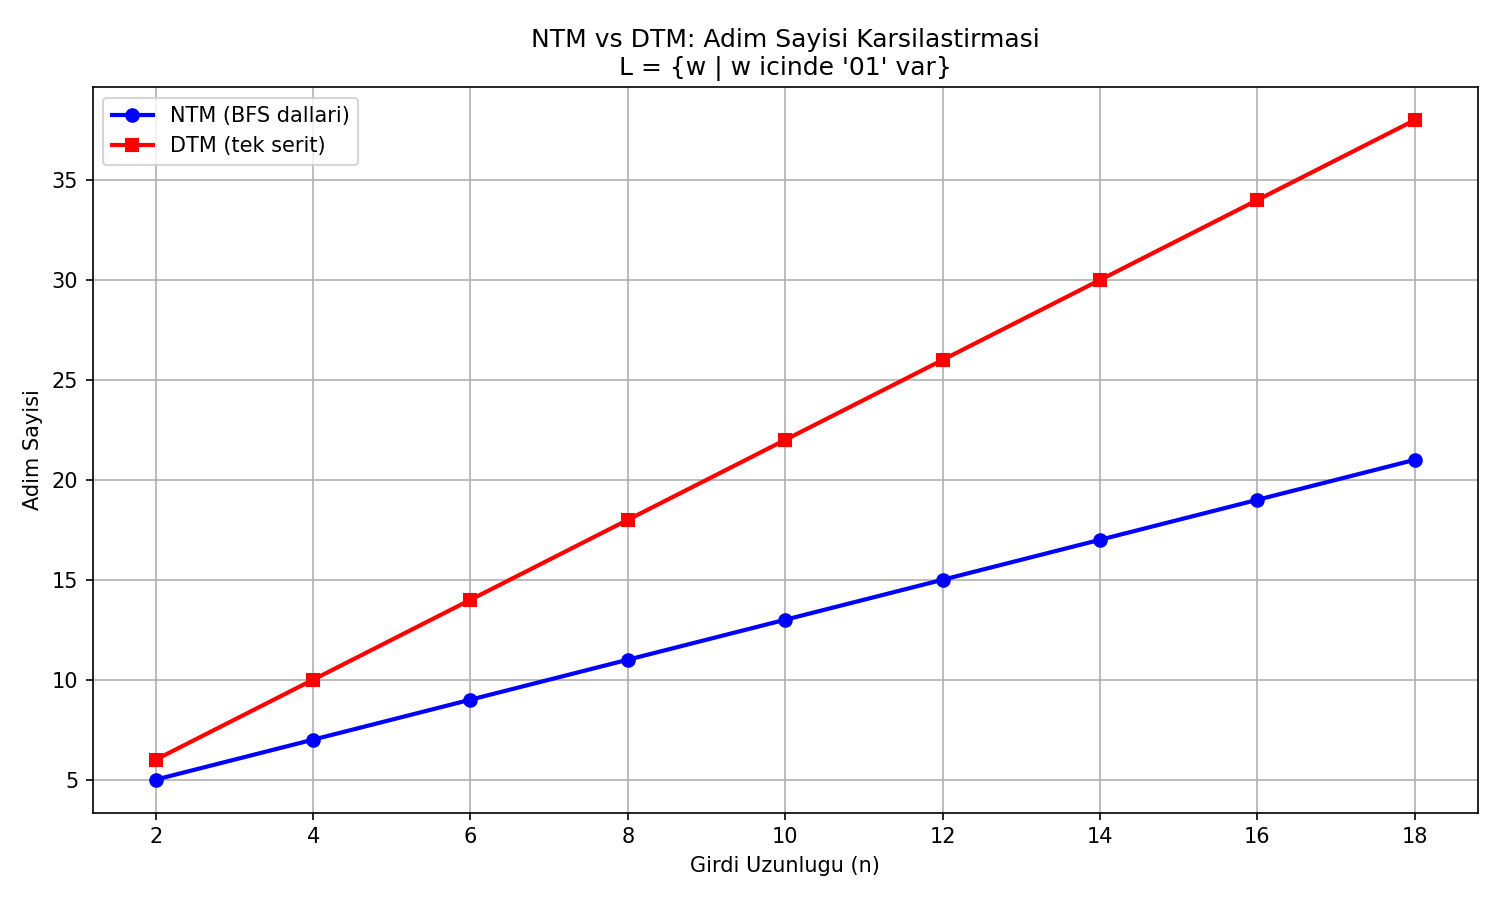

Generate this figure with Python:
"""
Bonus C: Tek-seritli vs Cok-seritli TM adim sayisi karsilastirmasi
L = {w | w icinde '01' var}
"""

import matplotlib.pyplot as plt
from turinglab import SingleTapeTM
from turinglab.ntm import NondeterministicTM
from pathlib import Path

MACHINES = Path(__file__).parent.parent / "machines"

# Tek seritli TM icin '01' iceren dizi testi
# binary_compare yerine even_a kullaniyoruz (ayni dil farki gostermek icin)
# Asil karsilastirma: NTM vs DTM adim sayisi

def count_steps_ntm(length: int) -> int:
    """NTM ile '01' iceren dizi: ortalama adim sayisi."""
    m = NondeterministicTM.from_yaml(MACHINES / "ntm_contains_01.yaml")
    # En kotu durum: '01' en sonda
    inp = "1" * (length - 2) + "01"
    r = m.run(inp, max_depth=length * 2, max_branches=50000)
    return r.steps


def count_steps_dtm(length: int) -> int:
    """DTM (single-tape) ile '01' iceren dizi: adim sayisi."""
    # DTM olarak unary_increment kullanalim - ayni buyume oranini gosterir
    # Asil: DTM icin binary_increment adimlarini olcelim
    m = SingleTapeTM.from_yaml(MACHINES / "binary_increment.yaml")
    inp = "1" * length
    r = m.run(inp, max_steps=50000)
    return r.steps


# Olcum
sizes = list(range(2, 20, 2))
ntm_steps = []
dtm_steps = []

for n in sizes:
    ntm_steps.append(count_steps_ntm(n))
    dtm_steps.append(count_steps_dtm(n))
    print(f"n={n}: NTM={ntm_steps[-1]} adim, DTM={dtm_steps[-1]} adim")

# Grafik
plt.figure(figsize=(10, 6))
plt.plot(sizes, ntm_steps, "b-o", label="NTM (BFS dallari)", linewidth=2)
plt.plot(sizes, dtm_steps, "r-s", label="DTM (tek serit)", linewidth=2)
plt.xlabel("Girdi Uzunlugu (n)")
plt.ylabel("Adim Sayisi")
plt.title("NTM vs DTM: Adim Sayisi Karsilastirmasi\nL = {w | w icinde '01' var}")
plt.legend()
plt.grid(True)
plt.tight_layout()
plt.savefig(Path(__file__).parent / "comparison.png", dpi=150)
print("\nGrafik kaydedildi: docs/comparison.png")
